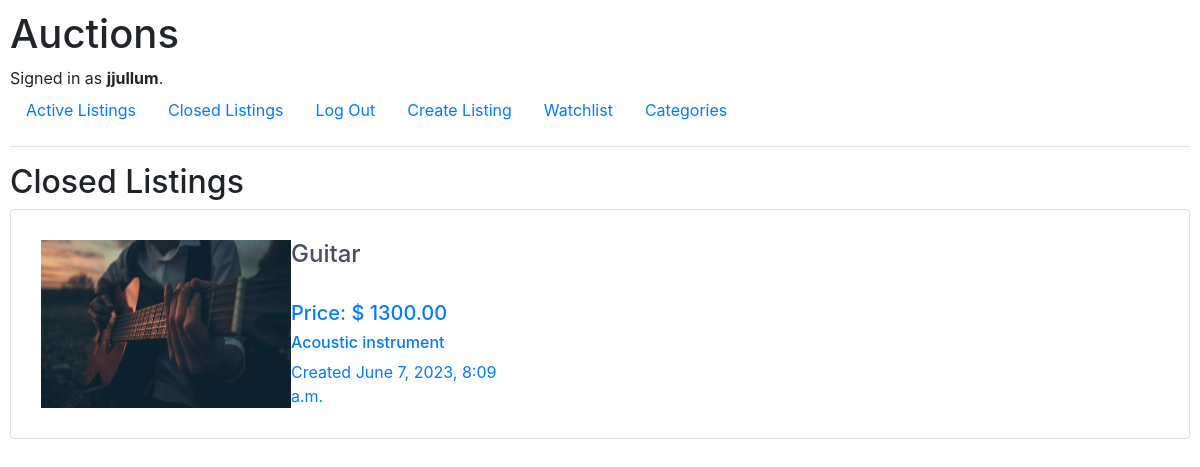
Screenshot of /closed_listings (signed in) with the database file from the repository.
### auctions/models.py (models this page shows, shortened)
class User(AbstractUser):
    pass

class Listing(models.Model):
    default_auto_field = 'django.db.models.BigAutoField'
    creator = models.ForeignKey(User, on_delete=models.CASCADE, related_name="listings")
    title = models.CharField(max_length=100)
    description = models.CharField(max_length=200)
    starting_bid = models.DecimalField(max_digits=10, decimal_places=2)
    current_bid = models.DecimalField(max_digits=10, decimal_places=2, default=Decimal('0.00'))
    active = models.BooleanField(default=True)
    picture = models.ImageField(null=True, blank=True, upload_to='images/')
    category = models.ForeignKey(Category, on_delete=models.CASCADE, related_name="listings")
    condition = models.CharField(max_length=100)
    time = models.DateTimeField(auto_now_add=True)
    winner = models.ForeignKey(User, on_delete=models.SET_NULL,default=None, blank=True, null=True, related_name="won")
    closed_time = models.DateTimeField(default=None, blank=True, null=True)

### auctions/views.py (the view)
# urls.py: path("closed_listings", views.closed, name="closed"),
@login_required
def closed(request):
    listings = Listing.objects.all()
    return render(request, "auctions/closed_listings.html", {
        'listings': listings
    })

### auctions/templates/auctions/closed_listings.html
{% extends "auctions/layout.html" %}
{% block body %}
    <h2>Closed Listings</h2>
    <ul class="list-group">
        {% for listing in listings %}
            {% if not listing.active %}
            <a href="{% url 'listing' listing.id%}">
                <li class="listing list-group-item">
                    {% if listing.picture %}
                    <img src="{{ listing.picture.url }}" alt="" width="250">
                    {% endif %}
                    <div class="wrapper">
                        <h4>{{listing.title}}</h4>
                        <br>
                        <h5>Price: ${% if listing.current_bid == 0%}
                            {{listing.starting_bid}}
                            {% else %}
                            {{listing.current_bid}}
                            {% endif %}</h5>
                        <h6>{{listing.description}}</h6>
                        Created {{listing.time}}
                    </div>
                </li>
            </a>
            {% endif %}
        {%endfor%}
    </ul>
{% endblock %}

### auctions/templates/auctions/layout.html (shortened to what this page needs)
{% load static %}
<!DOCTYPE html>
<html lang="en">
    <head>
        <link rel="stylesheet" href="https://stackpath.bootstrapcdn.com/bootstrap/4.4.1/css/bootstrap.min.css">
        <link href="{% static 'auctions/styles.css' %}" rel="stylesheet">
    </head>
    <body>
        <h1>Auctions</h1>
        <div>
            {% if user.is_authenticated %}
                Signed in as <strong>{{ user.username }}</strong>.
            {% else %}
                Not signed in.
            {% endif %}
        </div>
        <ul class="nav">
            <li class="nav-item">
                <a class="nav-link" href="{% url 'index' %}">Active Listings</a>
            </li>
            {% if user.is_authenticated %}
                <li class="nav-item">
                    <a class="nav-link" href="{% url 'closed' %}">Closed Listings</a>
                </li>
                <li class="nav-item">
                    <a class="nav-link" href="{% url 'logout' %}">Log Out</a>
                </li>
                <li class="nav-item">
                    <a class="nav-link" href="{% url 'new'%}"> Create Listing</a>
                </li>
                <li class="nav-item">
                    <a class="nav-link" href="{% url 'watchlist'%}"> Watchlist</a>
                </li>
                <li class="nav-item">
                    <a class="nav-link" href="{% url 'categories'%}">Categories</a>
                </li>
            {% endif %}
        </ul>
        <hr>
        {% block body %}
        {% endblock %}
    </body>
</html>

### auctions/static/auctions/styles.css (style rules this page uses)
body { padding: 10px; }
li.listing h4 { color:rgb(75, 75, 99) }
li.listing { display:flex; justify-content: space-between; padding: 30px }
.wrapper { margin-right: 650px; }

### rows the page displays
User: username "jjullum"
Listing: picture (picture), title "Guitar", current_bid "1300.00", description "Acoustic instrument", time "June 7, 2023, 8:09 a.m."
